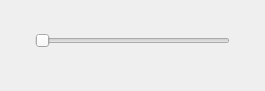
      <widget class="QFrame" name="frame_triple_2">
       <property name="geometry">
        <rect>
         <x>275</x>
         <y>10</y>
         <width>265</width>
         <height>91</height>
        </rect>
       </property>
       <property name="font">
        <font>
         <family>Segoe UI</family>
        </font>
       </property>
       <property name="styleSheet">
        <string notr="true"/>
       </property>
       <property name="frameShape">
        <enum>QFrame::Shape::NoFrame</enum>
       </property>
       <property name="frameShadow">
        <enum>QFrame::Shadow::Raised</enum>
       </property>
       <widget class="QSlider" name="triple_meta_2">
        <property name="geometry">
         <rect>
          <x>35</x>
          <y>30</y>
          <width>195</width>
          <height>22</height>
         </rect>
        </property>
        <property name="font">
         <font>
          <family>Segoe UI</family>
         </font>
        </property>
        <property name="maximum">
         <number>2</number>
        </property>
        <property name="pageStep">
         <number>1</number>
        </property>
        <property name="orientation">
         <enum>Qt::Orientation::Horizontal</enum>
        </property>
       </widget>
       <widget class="QLabel" name="le_meta_triple_name_2">
        <property name="geometry">
         <rect>
          <x>60</x>
          <y>5</y>
          <width>150</width>
          <height>22</height>
         </rect>
        </property>
        <property name="font">
         <font>
          <pointsize>10</pointsize>
          <bold>true</bold>
         </font>
        </property>
        <property name="styleSheet">
         <string notr="true"/>
        </property>
        <property name="text">
         <string notr="true"/>
        </property>
        <property name="alignment">
         <set>Qt::AlignmentFlag::AlignCenter</set>
        </property>
       </widget>
       <widget class="QLabel" name="le_meta_triple_2_value_2">
        <property name="geometry">
         <rect>
          <x>180</x>
          <y>60</y>
          <width>85</width>
          <height>22</height>
         </rect>
        </property>
        <property name="font">
         <font>
          <pointsize>10</pointsize>
          <bold>true</bold>
         </font>
        </property>
        <property name="styleSheet">
         <string notr="true"/>
        </property>
        <property name="text">
         <string notr="true"/>
        </property>
        <property name="alignment">
         <set>Qt::AlignmentFlag::AlignCenter</set>
        </property>
       </widget>
       <widget class="QLabel" name="le_meta_triple_2_value_0">
        <property name="geometry">
         <rect>
          <x>0</x>
          <y>60</y>
          <width>85</width>
          <height>22</height>
         </rect>
        </property>
        <property name="font">
         <font>
          <pointsize>10</pointsize>
          <bold>true</bold>
         </font>
        </property>
        <property name="styleSheet">
         <string notr="true"/>
        </property>
        <property name="text">
         <string notr="true"/>
        </property>
        <property name="alignment">
         <set>Qt::AlignmentFlag::AlignCenter</set>
        </property>
       </widget>
       <widget class="QLabel" name="le_meta_triple_2_value_1">
        <property name="geometry">
         <rect>
          <x>90</x>
          <y>60</y>
          <width>85</width>
          <height>22</height>
         </rect>
        </property>
        <property name="font">
         <font>
          <pointsize>10</pointsize>
          <bold>true</bold>
         </font>
        </property>
        <property name="styleSheet">
         <string notr="true"/>
        </property>
        <property name="text">
         <string notr="true"/>
        </property>
        <property name="alignment">
         <set>Qt::AlignmentFlag::AlignCenter</set>
        </property>
       </widget>
      </widget>
